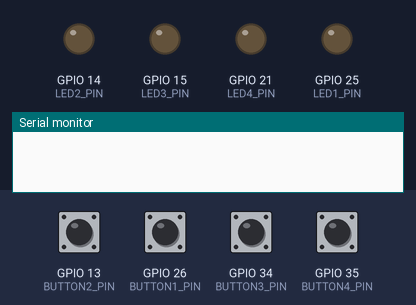
A sketch run on a simulated ESP32. Shown: output pins drawn as LEDs (lit = HIGH), the last lines printed to the serial monitor. Inputs (shaded band) come from the test bench; at power-on: GPIO 13 (BUTTON2_PIN), GPIO 26 (BUTTON1_PIN), GPIO 34 (BUTTON3_PIN), GPIO 35 (BUTTON4_PIN) HIGH.

Above: at 1.2 s.
1.3 s: GPIO 13 (BUTTON2_PIN) pulled LOW for 0.15 s
At 1.38 s:
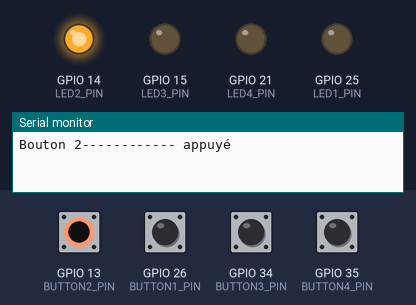
2.9 s: GPIO 26 (BUTTON1_PIN) pulled LOW for 0.15 s
At 2.98 s:
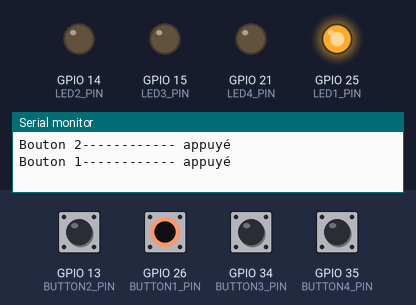
4.5 s: GPIO 34 (BUTTON3_PIN) pulled LOW for 0.15 s
At 4.58 s:
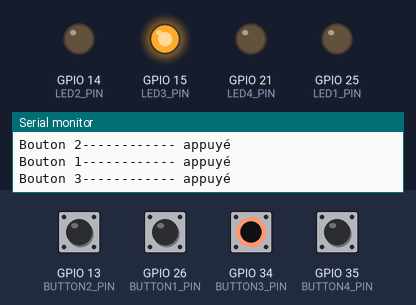
6.1 s: GPIO 35 (BUTTON4_PIN) pulled LOW for 0.15 s
At 6.18 s:
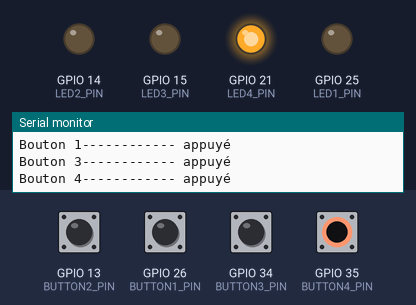
7.7 s: GPIO 13 (BUTTON2_PIN) driven LOW and GPIO 26 (BUTTON1_PIN) driven LOW
At 8.7 s:
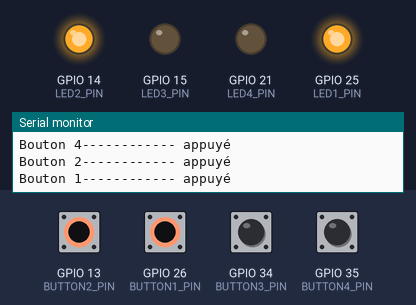
9.2 s: GPIO 34 (BUTTON3_PIN) pulled LOW for 1 s
At 9.8 s:
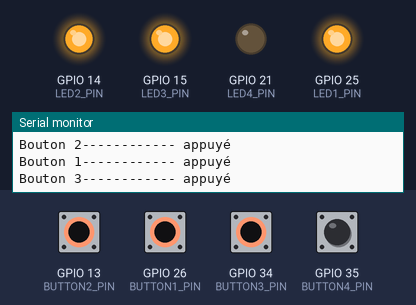
Timing chart, 0 to 12.2 s (numbered marks = the images above; inputs shaded):
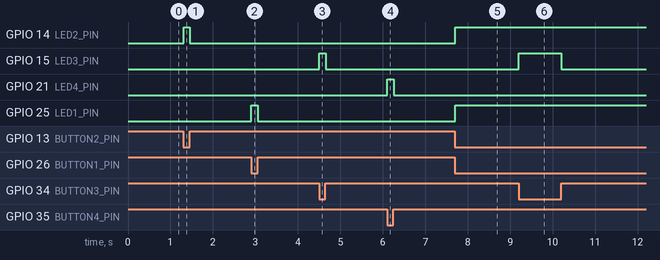

Measured:
- after the input at 1.3 s, GPIO 14 (LED2_PIN): LOW → HIGH at once, → LOW 0.15 s later
- after the input at 2.9 s, GPIO 25 (LED1_PIN): LOW → HIGH at once, → LOW 0.15 s later
- after the input at 4.5 s, GPIO 15 (LED3_PIN): LOW → HIGH at once, → LOW 0.15 s later
- after the input at 6.1 s, GPIO 21 (LED4_PIN): LOW → HIGH at once, → LOW 0.15 s later
- after the input at 7.7 s, GPIO 14 (LED2_PIN), GPIO 25 (LED1_PIN): LOW → HIGH at once
- after the input at 9.2 s, GPIO 15 (LED3_PIN): LOW → HIGH at once, → LOW 1.0 s later

The sketch:

Teste_Esp_Boutton.ino
```cpp
#define BUTTON1_PIN  26
#define LED1_PIN     25
#define BUTTON2_PIN  13
#define LED2_PIN     14
#define BUTTON3_PIN  34
#define LED3_PIN     15
#define BUTTON4_PIN  35
#define LED4_PIN     21


void IRAM_ATTR handleButton1() {
    Serial.println("Bouton 1------------ appuyé");
}

void IRAM_ATTR handleButton2() {
    Serial.println("Bouton 2------------ appuyé");
}

void IRAM_ATTR handleButton3() {
    Serial.println("Bouton 3------------ appuyé");
}

void IRAM_ATTR handleButton4() {
    Serial.println("Bouton 4------------ appuyé");
}


void setup() {
    Serial.begin(115200);  // Initialisation du moniteur série

    pinMode(LED1_PIN, OUTPUT);
    pinMode(LED2_PIN, OUTPUT);
    pinMode(LED3_PIN, OUTPUT);
    pinMode(LED4_PIN, OUTPUT);

    pinMode(BUTTON1_PIN, INPUT_PULLUP);
    pinMode(BUTTON2_PIN, INPUT_PULLUP);
    pinMode(BUTTON3_PIN, INPUT_PULLUP);
    pinMode(BUTTON4_PIN, INPUT_PULLUP);

    attachInterrupt(digitalPinToInterrupt(BUTTON1_PIN), handleButton1, FALLING);
    attachInterrupt(digitalPinToInterrupt(BUTTON2_PIN), handleButton2, FALLING);
    attachInterrupt(digitalPinToInterrupt(BUTTON3_PIN), handleButton3, FALLING);
    attachInterrupt(digitalPinToInterrupt(BUTTON4_PIN), handleButton4, FALLING);
}

void loop() {
  if (digitalRead(BUTTON1_PIN) == LOW) {
      digitalWrite(LED1_PIN, HIGH);  // Allumer la LED
  } else {
      digitalWrite(LED1_PIN, LOW);   // Éteindre la LED
  }

  if (digitalRead(BUTTON2_PIN) == LOW) {
      digitalWrite(LED2_PIN, HIGH);  // Allumer la LED
  } else {
      digitalWrite(LED2_PIN, LOW);   // Éteindre la LED
  }
  if (digitalRead(BUTTON3_PIN) == LOW) {
      digitalWrite(LED3_PIN, HIGH);  // Allumer la LED
  } else {
      digitalWrite(LED3_PIN, LOW);   // Éteindre la LED
  }

  if (digitalRead(BUTTON4_PIN) == LOW) {
      digitalWrite(LED4_PIN, HIGH);  // Allumer la LED
  } else {
      digitalWrite(LED4_PIN, LOW);   // Éteindre la LED
  }

  delay(10);
}
```
